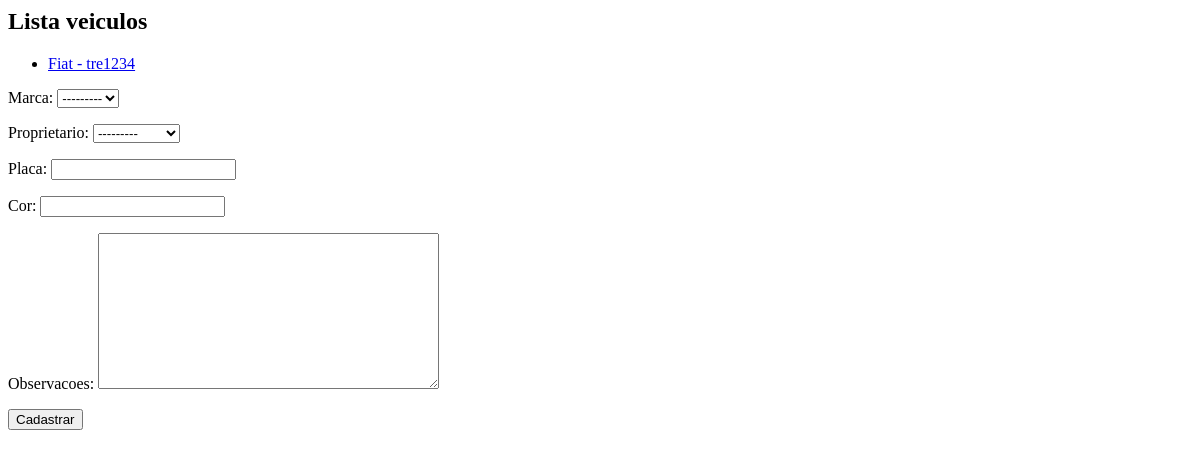
The app's page /core/veiculos, older data.
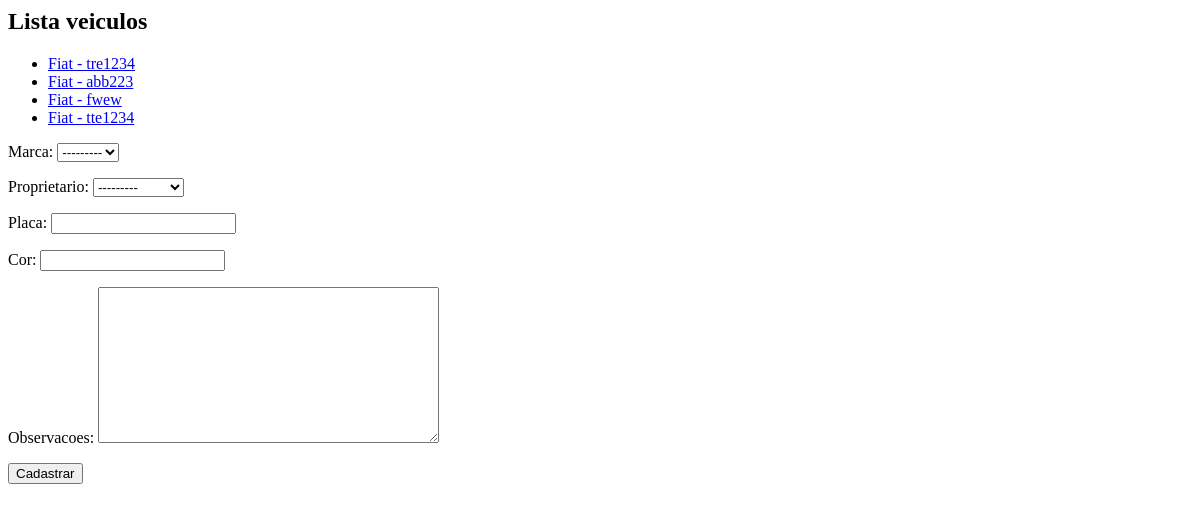
The same page, newer data.
### core/models.py (models this page shows)
class Veiculo(models.Model):
    marca = models.ForeignKey(Marca,  on_delete = models.CASCADE)
    proprietario = models.ForeignKey(Pessoa,  on_delete = models.CASCADE)
    placa = models.CharField(max_length=7)
    cor = models.CharField(max_length=15)
    observacoes = models.TextField()
    def __str__(self):
        return self.marca.nome + ' - ' + self.placa

class Marca(models.Model):
    nome = models.CharField(max_length=50)
    def __str__(self):
        return self.nome

### core/views.py (the view)
# urls.py: path('veiculos', lista_veiculos, name='core_lista_veiculos'),
def lista_veiculos(request):
    lista = Veiculo.objects.all() #efetua a busca no banco de todos os objetos dessa classe
    form = VeiculoForm()
    data  = {'veiculos':lista, 'form': form}
    return render(request, 'core/lista_veiculos.html', data)

### core/form.py
class VeiculoForm(ModelForm):
    class Meta:
        model = Veiculo
        fields = '__all__'

### core/models.py (called while the page is built)
    def __str__(self):
        return self.nome

### core/templates/core/lista_veiculos.html (shortened to what this page needs)
<h2>Lista veiculos</h2>
<ul>
{% for item_da_vez in veiculos %}
    <li>
        <a href="{% url 'core_veiculo_update' item_da_vez.id %}"> {{item_da_vez}} </a>
    </li>
{%endfor%}
</ul>
<form action="{% url 'core_veiculo_novo' %}" method="POST">
    {{form.as_p}}
    <button type="submit">Cadastrar</button>
</form>

Row changes from the older to the newer data that the page shows:
added Veiculo: marca+placa "Fiat - abb223"
added Veiculo: marca+placa "Fiat - fwew"
added Veiculo: marca+placa "Fiat - tte1234"
